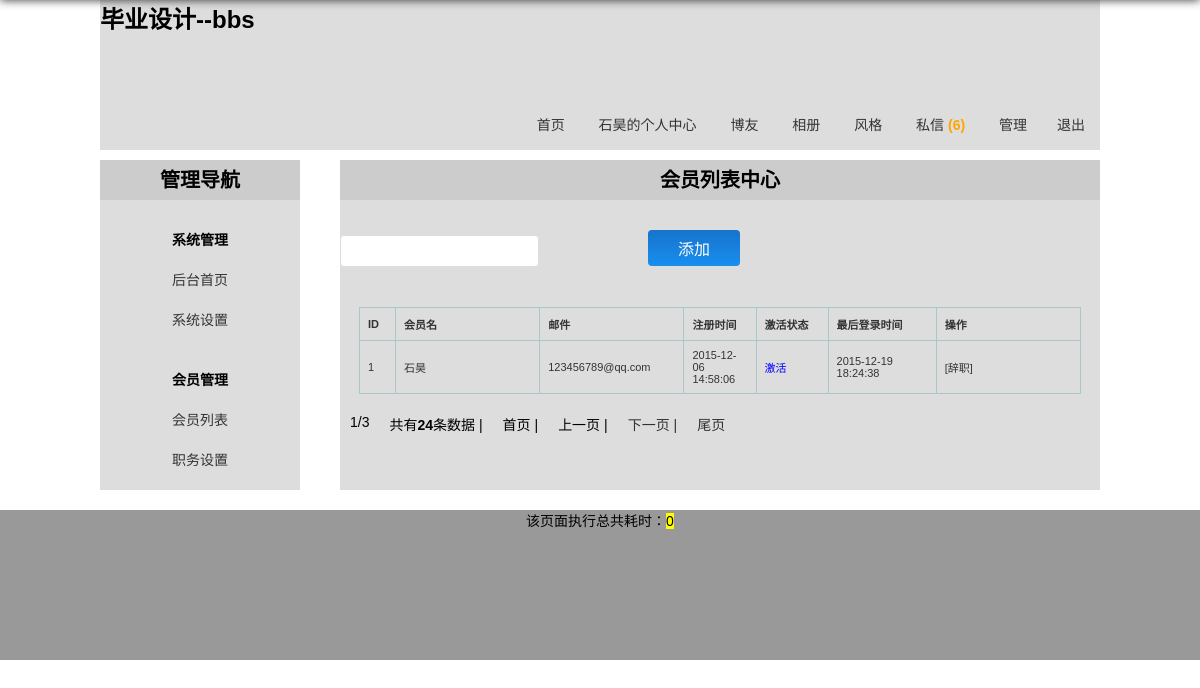
Screenshot of /user_role.php (signed in) with the database file from the repository.
### tables this page shows
CREATE TABLE IF NOT EXISTS `bbs_system` (
  `bbs_id` mediumint(8) unsigned NOT NULL AUTO_INCREMENT COMMENT 'id',
  `bbs_webname` varchar(20) NOT NULL COMMENT '网站名称',
  `bbs_article_num` varchar(20) NOT NULL DEFAULT '0' COMMENT '首页最新主题分页数',
  `bbs_blog_num` varchar(20) NOT NULL DEFAULT '0' COMMENT '博友分页数',
  `bbs_photo_num` varchar(20) NOT NULL DEFAULT '0' COMMENT '相册分页数',
  `bbs_hot_num` varchar(20) NOT NULL DEFAULT '0' COMMENT '首页主题排行列表数',
  `bbs_newuser_num` varchar(20) NOT NULL DEFAULT '0' COMMENT '首页新晋会员列表数',
  `bbs_skin` tinyint(1) unsigned NOT NULL DEFAULT '0' COMMENT '网站皮肤',
  `bbs_string` text NOT NULL COMMENT '网站敏感字符串过滤',
  `bbs_post_time` tinyint(3) unsigned NOT NULL DEFAULT '0' COMMENT '发帖限制间隔时间',
  `bbs_repost_time` tinyint(3) unsigned NOT NULL DEFAULT '0' COMMENT '回帖间隔时间限制',
  `bbs_code` tinyint(1) unsigned NOT NULL DEFAULT '0' COMMENT '是否启用验证码',
  `bbs_register` tinyint(1) unsigned NOT NULL DEFAULT '0' COMMENT '是否启用注册功能',
  `bbs_last_modify_date` datetime NOT NULL COMMENT '最后修改时间',
  `bbs_modify_user` varchar(20) DEFAULT NULL COMMENT '最后修改人',
  PRIMARY KEY (`bbs_id`)
);

CREATE TABLE IF NOT EXISTS `bbs_users` (
  `bbs_id` mediumint(8) unsigned NOT NULL AUTO_INCREMENT COMMENT '用户自动编号',
  `bbs_uniqid` char(40) NOT NULL COMMENT '验证身份的唯一标识符',
  `bbs_active` char(40) NOT NULL COMMENT '激活登录的唯一标识符',
  `bbs_username` varchar(20) NOT NULL COMMENT '用户名',
  `bbs_password` char(40) NOT NULL COMMENT '密码',
  `bbs_question` varchar(20) NOT NULL COMMENT '密码提示',
  `bbs_answer` char(40) NOT NULL COMMENT '密码回答',
  `bbs_sex` char(1) NOT NULL COMMENT '性别',
  `bbs_photo` varchar(30) NOT NULL COMMENT '头像',
  `bbs_level` tinyint(1) unsigned NOT NULL DEFAULT '0' COMMENT '会员等级',
  `bbs_email` varchar(40) NOT NULL COMMENT '邮箱',
  `bbs_qq` varchar(10) DEFAULT NULL COMMENT 'QQ',
  `bbs_url` varchar(40) DEFAULT NULL COMMENT '个人主页地址',
  `bbs_switch` tinyint(1) unsigned NOT NULL DEFAULT '0' COMMENT '个性签名开关',
  `bbs_signature` varchar(200) DEFAULT NULL COMMENT '个性签名内容',
  `bbs_post_time` varchar(20) DEFAULT '0' COMMENT '发帖时间戳',
  `bbs_repost_time` varchar(20) NOT NULL DEFAULT '0' COMMENT '回帖时间戳',
  `bbs_reg_time` datetime NOT NULL COMMENT '注册时间',
  `bbs_last_time` datetime NOT NULL COMMENT '最后登录时间',
  `bbs_last_ip` varchar(20) NOT NULL COMMENT '最后登录的IP',
  `bbs_login_count` smallint(4) unsigned NOT NULL DEFAULT '0' COMMENT '登录次数',
  PRIMARY KEY (`bbs_id`)
);

### includes/common.inc.php (called while the page is built, shortened)
<?php
require ROOT_PATH.'includes/global.func.php';
require ROOT_PATH.'includes/mysql.func.php';
if (!!$rows = fetch_array("SELECT bbs_webname,bbs_article_num,bbs_blog_num,bbs_photo_num,bbs_hot_num,bbs_newuser_num,bbs_skin,bbs_string,bbs_post_time,bbs_repost_time,bbs_code,bbs_register,bbs_last_modify_date,bbs_modify_user FROM bbs_system WHERE  bbs_id=1 LIMIT 1")) {
    $system = array();
    $system['webname']=$rows['bbs_webname'];
    $system['article_num']=$rows['bbs_article_num'];
    $system['blog_num']=$rows['bbs_blog_num'];
    $system['photo_num']=$rows['bbs_photo_num'];
    $system['hot_num']=$rows['bbs_hot_num'];
    $system['newuser_num']=$rows['bbs_newuser_num'];
    $system['skin']=$rows['bbs_skin'];
    $system['string']=$rows['bbs_string'];
    $system['post_time']=$rows['bbs_post_time'];
    $system['repost_time']=$rows['bbs_repost_time'];
    $system['code']=$rows['bbs_code'];
    $system['register']=$rows['bbs_register'];
    $system['last_modify_date']=$rows['bbs_last_modify_date'];
    $system['modify_user']=$rows['bbs_modify_user'];
    $system=html($system);
}else{
    exit('系统表读取错误，请联系管理员');
}
?>

### includes/mysql.func.php (called while the page is built, shortened)
<?php
function query($sql){
    if(!$result = mysql_query($sql)){
        exit('SQL执行失败'.mysql_error());
    }
    return $result;
}
function fetch_array($sql){
    return mysql_fetch_array(query($sql),MYSQL_ASSOC);
}
function fetch_array_list($result){
    return mysql_fetch_array($result,MYSQL_ASSOC);
}
?>

### user_role.php (the view, shortened to what this page needs)
<?php
require dirname(__FILE__).'/includes/common.inc.php';
global $page_size,$page_num;
$result = query("SELECT bbs_id,bbs_username,bbs_reg_time,bbs_email,bbs_active,bbs_last_time FROM bbs_users WHERE bbs_level=1 ORDER BY bbs_reg_time DESC LIMIt $page_num,$page_size");
?>
<!DOCTYPE html>
<html lang="en">
<head>
    <link rel="stylesheet" type="text/css" href="css/reset.css">
    <link rel="stylesheet" type="text/css" href="css/main.css">
</head>
<body>
    <?php
        require ROOT_PATH.'includes/header.inc.php';
    ?>
    <div class="container oh uz">
        <?php require ROOT_PATH.'includes/manage.inc.php'; ?>
        <div class="main fr">
            <section>
                <h2>会员列表中心</h2>
                <form class="form-horizontal" action="?action=add" method="post" >
                    <input style="height:30px;" type="text" name="manage" value="">
                    <input class="btn-blue" type="submit" name="add" value="添加">
                </form>
                <form action="user_list.php?action=" method="post">
                    <table>
                        <thead>
                            <tr>
                                <th width="5%">ID</th>
                                <th width="20%">会员名</th>
                                <th width="20%">邮件</th>
                                <th width="10%">注册时间</th>
                                <th width="10%">激活状态</th>
                                <th width="15%">最后登录时间</th>
                                <th width="20%">操作</th>
                            </tr>
                        </thead>
                        <tbody>
                            <?php
                                $html = array();
                                while ( !!$rows = fetch_array_list($result,MYSQL_ASSOC)) {
                                    $html['id'] = $rows['bbs_id'];
                                    $html['username'] = $rows['bbs_username'];
                                    $html['email'] = $rows['bbs_email'];
                                    $html['reg_time'] = $rows['bbs_reg_time'];
                                    $html['last_time'] = $rows['bbs_last_time'];
                                    $html = html($html);
                                    if (empty($rows['bbs_active'])) {
                                        $html['active'] = '<span style="color:blue;">激活</span>';
                                    }else{
                                        $html['active'] = '<span style="color:red;">未激活</span>';
                                    }
                                    if ($_COOKIE['username'] == $html['username']) {
                                        $html['quit_admin']='<a href="user_role.php?action=quit&id='.$html['id'].'" title="">[辞职]</a>';
                                    }else{
                                        $html['quit_admin']='无权操作';
                                    }
                            ?>
                            <tr>
                                <td><?php echo $html['id']; ?></td>
                                <td><?php echo $html['username']; ?></td>
                                <td><?php echo $html['email']; ?></td>
                                <td><?php echo $html['reg_time']; ?></td>
                                <td><?php echo $html['active']; ?></td>
                                <td><?php echo $html['last_time']; ?></td>
                                <td><?php echo $html['quit_admin']; ?></td>
                            </tr>
                        </tbody>
                        <?php } ?>
                    </table>
                </form>
             </section>
        </div>
    </div>
    <?php
        require ROOT_PATH.'includes/footer.inc.php';
    ?>
</body>
</html>

### includes/header.inc.php (shortened to what this page needs)
<?php
global $system;
?>
<header class="container h150 header">
    <h1><?php echo $system['webname']; ?></h1>
    <nav>
        <ul class="tr">
            <li><a href="../index.php">首页</a></li>
            <?php if (isset($_COOKIE['username'])) {
                echo '<li><a href="../userzone.php">'.$_COOKIE['username'].'的'.'个人中心</a></li>';
            }else{
                echo '<li><a href="../register.php">注册</a></li>
            <li><a href="../login.php">登录</a></li>';
                } ?>
            <li><a href="../blog.php">博友</a></li>
            <li><a href="../photo_dir.php">相册</a></li>
            <li class="relative" id="fenge"><a href="javascript:;">风格</a>
            </li>
            <li><a href="message.php" title="查看信息">私信 <?php echo $GLOBALS['message']; ?></a></li>
            <?php
                if (isset($_COOKIE['username']) && isset($_SESSION['admin'])) {
                    echo '<li><a href="manage.php">管理</a></li>';
                }
                if (isset($_COOKIE['username'])) {
                echo '<li><a href="../logout.php">退出</a></li>';
            } ?>
        </ul>
    </nav>
</header>

### css/main.css (style rules this page uses)
.header { background: #ddd; }
.header h1 { height:100px; width:300px; }
.header li { display:inline-block; height:50px; line-height: 50px; }
.header a { display:inline-block;padding:0 15px; }
.uz { padding:10px 0; }
.uz h2 { text-align: center; background:#ccc; height:40px; line-height: 40px; }
.uz .main { width:760px; background:#ddd; padding-bottom:10000px;margin-bottom:-10000px; }

### rows the page displays
bbs_system: bbs_webname "毕业设计--bbs"
bbs_users: bbs_id "1", bbs_username "石昊", bbs_email "123456789@qq.com", bbs_reg_time "2015-12-06 14:58:06", bbs_last_time "2015-12-19 18:24:38"

### other values shown
$_COOKIE['username'] "石昊"
$GLOBALS['message'] "(6)"
$page "1"
$page_total "3"
$sum_num "24"
runtime()-TIME_START "0"
